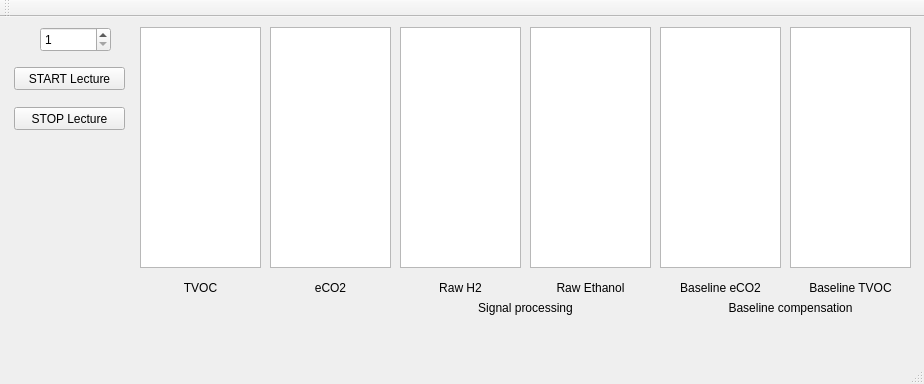
<?xml version="1.0" encoding="UTF-8"?>
<ui version="4.0">
 <class>CIhm</class>
 <widget class="QMainWindow" name="CIhm">
  <property name="geometry">
   <rect>
    <x>0</x>
    <y>0</y>
    <width>924</width>
    <height>384</height>
   </rect>
  </property>
  <property name="windowTitle">
   <string>Essai SGP30</string>
  </property>
  <widget class="QWidget" name="centralWidget">
   <widget class="QPushButton" name="pbLireMes">
    <property name="geometry">
     <rect>
      <x>14</x>
      <y>50</y>
      <width>111</width>
      <height>23</height>
     </rect>
    </property>
    <property name="text">
     <string>START Lecture</string>
    </property>
   </widget>
   <widget class="QTextEdit" name="teTVOC">
    <property name="geometry">
     <rect>
      <x>140</x>
      <y>10</y>
      <width>121</width>
      <height>241</height>
     </rect>
    </property>
    <property name="readOnly">
     <bool>true</bool>
    </property>
   </widget>
   <widget class="QPushButton" name="pbStop">
    <property name="geometry">
     <rect>
      <x>14</x>
      <y>90</y>
      <width>111</width>
      <height>23</height>
     </rect>
    </property>
    <property name="text">
     <string>STOP Lecture</string>
    </property>
   </widget>
   <widget class="QSpinBox" name="spbInterval">
    <property name="geometry">
     <rect>
      <x>40</x>
      <y>10</y>
      <width>71</width>
      <height>25</height>
     </rect>
    </property>
    <property name="minimum">
     <number>1</number>
    </property>
    <property name="maximum">
     <number>30</number>
    </property>
    <property name="singleStep">
     <number>0</number>
    </property>
    <property name="value">
     <number>1</number>
    </property>
   </widget>
   <widget class="QTextEdit" name="teECO2">
    <property name="geometry">
     <rect>
      <x>270</x>
      <y>10</y>
      <width>121</width>
      <height>241</height>
     </rect>
    </property>
    <property name="readOnly">
     <bool>true</bool>
    </property>
   </widget>
   <widget class="QTextEdit" name="teRawH2">
    <property name="geometry">
     <rect>
      <x>400</x>
      <y>10</y>
      <width>121</width>
      <height>241</height>
     </rect>
    </property>
    <property name="readOnly">
     <bool>true</bool>
    </property>
   </widget>
   <widget class="QTextEdit" name="teRawEthanol">
    <property name="geometry">
     <rect>
      <x>530</x>
      <y>10</y>
      <width>121</width>
      <height>241</height>
     </rect>
    </property>
    <property name="readOnly">
     <bool>true</bool>
    </property>
   </widget>
   <widget class="QLabel" name="label">
    <property name="geometry">
     <rect>
      <x>140</x>
      <y>260</y>
      <width>121</width>
      <height>22</height>
     </rect>
    </property>
    <property name="text">
     <string>TVOC</string>
    </property>
    <property name="alignment">
     <set>Qt::AlignCenter</set>
    </property>
   </widget>
   <widget class="QLabel" name="label_3">
    <property name="geometry">
     <rect>
      <x>270</x>
      <y>260</y>
      <width>121</width>
      <height>22</height>
     </rect>
    </property>
    <property name="text">
     <string>eCO2</string>
    </property>
    <property name="alignment">
     <set>Qt::AlignCenter</set>
    </property>
   </widget>
   <widget class="QLabel" name="label_4">
    <property name="geometry">
     <rect>
      <x>400</x>
      <y>260</y>
      <width>121</width>
      <height>22</height>
     </rect>
    </property>
    <property name="text">
     <string>Raw H2</string>
    </property>
    <property name="alignment">
     <set>Qt::AlignCenter</set>
    </property>
   </widget>
   <widget class="QLabel" name="label_5">
    <property name="geometry">
     <rect>
      <x>530</x>
      <y>260</y>
      <width>121</width>
      <height>22</height>
     </rect>
    </property>
    <property name="text">
     <string>Raw Ethanol</string>
    </property>
    <property name="alignment">
     <set>Qt::AlignCenter</set>
    </property>
   </widget>
   <widget class="QTextEdit" name="teBaseECO2">
    <property name="geometry">
     <rect>
      <x>660</x>
      <y>10</y>
      <width>121</width>
      <height>241</height>
     </rect>
    </property>
    <property name="readOnly">
     <bool>true</bool>
    </property>
   </widget>
   <widget class="QTextEdit" name="teBaseTvoc">
    <property name="geometry">
     <rect>
      <x>790</x>
      <y>10</y>
      <width>121</width>
      <height>241</height>
     </rect>
    </property>
    <property name="readOnly">
     <bool>true</bool>
    </property>
   </widget>
   <widget class="QLabel" name="label_6">
    <property name="geometry">
     <rect>
      <x>660</x>
      <y>260</y>
      <width>121</width>
      <height>22</height>
     </rect>
    </property>
    <property name="text">
     <string>Baseline eCO2</string>
    </property>
    <property name="alignment">
     <set>Qt::AlignCenter</set>
    </property>
   </widget>
   <widget class="QLabel" name="label_7">
    <property name="geometry">
     <rect>
      <x>790</x>
      <y>260</y>
      <width>121</width>
      <height>22</height>
     </rect>
    </property>
    <property name="text">
     <string>Baseline TVOC</string>
    </property>
    <property name="alignment">
     <set>Qt::AlignCenter</set>
    </property>
   </widget>
   <widget class="QLabel" name="label_8">
    <property name="geometry">
     <rect>
      <x>670</x>
      <y>280</y>
      <width>241</width>
      <height>22</height>
     </rect>
    </property>
    <property name="text">
     <string>Baseline compensation</string>
    </property>
    <property name="alignment">
     <set>Qt::AlignCenter</set>
    </property>
   </widget>
   <widget class="QLabel" name="label_9">
    <property name="geometry">
     <rect>
      <x>400</x>
      <y>280</y>
      <width>251</width>
      <height>22</height>
     </rect>
    </property>
    <property name="text">
     <string>Signal processing</string>
    </property>
    <property name="alignment">
     <set>Qt::AlignCenter</set>
    </property>
   </widget>
  </widget>
  <widget class="QMenuBar" name="menuBar">
   <property name="geometry">
    <rect>
     <x>0</x>
     <y>0</y>
     <width>924</width>
     <height>27</height>
    </rect>
   </property>
  </widget>
  <widget class="QToolBar" name="mainToolBar">
   <attribute name="toolBarArea">
    <enum>TopToolBarArea</enum>
   </attribute>
   <attribute name="toolBarBreak">
    <bool>false</bool>
   </attribute>
  </widget>
  <widget class="QStatusBar" name="statusBar"/>
 </widget>
 <layoutdefault spacing="6" margin="11"/>
 <resources/>
 <connections/>
</ui>
